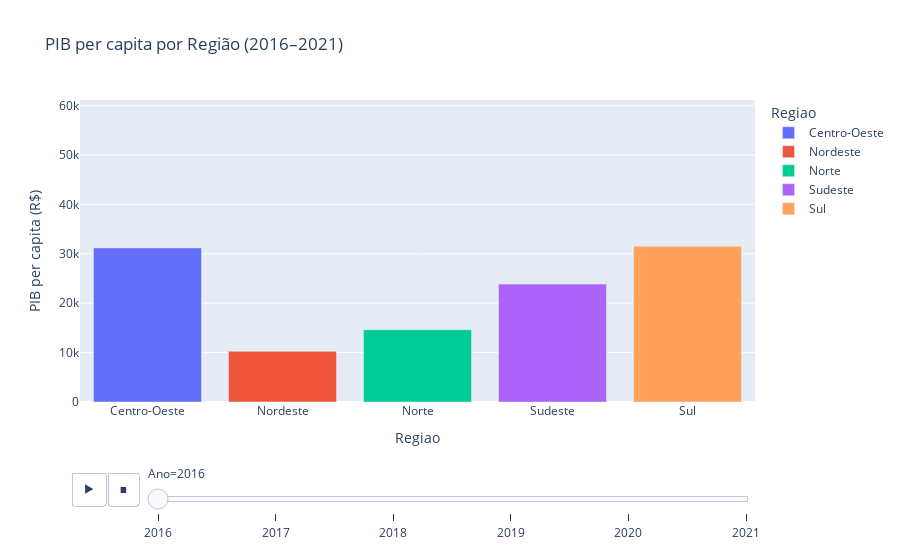

Here is the notebook cell this chart was saved with:
### Markdown cell above
#### 📊 Análise Exploratória do PIB per capita ao longo do tempo
Analisar o PIB_per_capita por estado e região ao longo do tempo (2016-2021).

### Code cell
df_regiao = pd.read_csv('pib_per_capita/pib_per_capita_regioes.csv')
df_regiao['Ano'] = df_regiao['Ano'].astype(str)


fig_regiao = px.bar(
    df_regiao,
    x='Regiao',
    y='PIB_per_capita',
    color='Regiao',
    animation_frame='Ano',
    animation_group='Regiao',  
    title='PIB per capita por Região (2016–2021)',
    labels={'PIB_per_capita': 'PIB per capita (R$)'},
    range_y=[0, df_regiao['PIB_per_capita'].max() * 1.1]
)

fig_regiao.show()

### Figure 1 — Plotly figure (JSON) as saved in the notebook; plotly's stock layout.template omitted (floating-point values rounded to 4 significant figures)
{"data": [{"hovertemplate": "Regiao=%{x}<br>Ano=2016<br>PIB per capita (R$)=%{y}<extra></extra>", "ids": ["Centro-Oeste"], "legendgroup": "Centro-Oeste", "marker": {"color": "#636efa", "pattern": {"shape": ""}}, "name": "Centro-Oeste", "orientation": "v", "showlegend": true, "textposition": "auto", "type": "bar", "x": ["Centro-Oeste"], "xaxis": "x", "y": [31210.0], "yaxis": "y"}, {"hovertemplate": "Regiao=%{x}<br>Ano=2016<br>PIB per capita (R$)=%{y}<extra></extra>", "ids": ["Nordeste"], "legendgroup": "Nordeste", "marker": {"color": "#EF553B", "pattern": {"shape": ""}}, "name": "Nordeste", "orientation": "v", "showlegend": true, "textposition": "auto", "type": "bar", "x": ["Nordeste"], "xaxis": "x", "y": [10260.0], "yaxis": "y"}, {"hovertemplate": "Regiao=%{x}<br>Ano=2016<br>PIB per capita (R$)=%{y}<extra></extra>", "ids": ["Norte"], "legendgroup": "Norte", "marker": {"color": "#00cc96", "pattern": {"shape": ""}}, "name": "Norte", "orientation": "v", "showlegend": true, "textposition": "auto", "type": "bar", "x": ["Norte"], "xaxis": "x", "y": [14650.0], "yaxis": "y"}, {"hovertemplate": "Regiao=%{x}<br>Ano=2016<br>PIB per capita (R$)=%{y}<extra></extra>", "ids": ["Sudeste"], "legendgroup": "Sudeste", "marker": {"color": "#ab63fa", "pattern": {"shape": ""}}, "name": "Sudeste", "orientation": "v", "showlegend": true, "textposition": "auto", "type": "bar", "x": ["Sudeste"], "xaxis": "x", "y": [23870.0], "yaxis": "y"}, {"hovertemplate": "Regiao=%{x}<br>Ano=2016<br>PIB per capita (R$)=%{y}<extra></extra>", "ids": ["Sul"], "legendgroup": "Sul", "marker": {"color": "#FFA15A", "pattern": {"shape": ""}}, "name": "Sul", "orientation": "v", "showlegend": true, "textposition": "auto", "type": "bar", "x": ["Sul"], "xaxis": "x", "y": [31520.0], "yaxis": "y"}], "layout": {"barmode": "relative", "legend": {"title": {"text": "Regiao"}, "tracegroupgap": 0}, "sliders": [{"active": 0, "currentvalue": {"prefix": "Ano="}, "len": 0.9, "pad": {"b": 10, "t": 60}, "steps": [{"args": [["2016"], {"frame": {"duration": 0, "redraw": true}, "fromcurrent": true, "mode": "immediate", "transition": {"duration": 0, "easing": "linear"}}], "label": "2016", "method": "animate"}, {"args": [["2017"], {"frame": {"duration": 0, "redraw": true}, "fromcurrent": true, "mode": "immediate", "transition": {"duration": 0, "easing": "linear"}}], "label": "2017", "method": "animate"}, {"args": [["2018"], {"frame": {"duration": 0, "redraw": true}, "fromcurrent": true, "mode": "immediate", "transition": {"duration": 0, "easing": "linear"}}], "label": "2018", "method": "animate"}, {"args": [["2019"], {"frame": {"duration": 0, "redraw": true}, "fromcurrent": true, "mode": "immediate", "transition": {"duration": 0, "easing": "linear"}}], "label": "2019", "method": "animate"}, {"args": [["2020"], {"frame": {"duration": 0, "redraw": true}, "fromcurrent": true, "mode": "immediate", "transition": {"duration": 0, "easing": "linear"}}], "label": "2020", "method": "animate"}, {"args": [["2021"], {"frame": {"duration": 0, "redraw": true}, "fromcurrent": true, "mode": "immediate", "transition": {"duration": 0, "easing": "linear"}}], "label": "2021", "method": "animate"}], "x": 0.1, "xanchor": "left", "y": 0, "yanchor": "top"}], "title": {"text": "PIB per capita por Região (2016–2021)"}, "updatemenus": [{"buttons": [{"args": [null, {"frame": {"duration": 500, "redraw": true}, "fromcurrent": true, "mode": "immediate", "transition": {"duration": 500, "easing": "linear"}}], "label": "&#9654;", "method": "animate"}, {"args": [[null], {"frame": {"duration": 0, "redraw": true}, "fromcurrent": true, "mode": "immediate", "transition": {"duration": 0, "easing": "linear"}}], "label": "&#9724;", "method": "animate"}], "direction": "left", "pad": {"r": 10, "t": 70}, "showactive": false, "type": "buttons", "x": 0.1, "xanchor": "right", "y": 0, "yanchor": "top"}], "xaxis": {"anchor": "y", "categoryarray": ["Centro-Oeste", "Nordeste", "Norte", "Sudeste", "Sul"], "categoryorder": "array", "domain": [0, 1], "title": {"text": "Regiao"}}, "yaxis": {"anchor": "x", "domain": [0, 1], "range": [0, 61150.0], "title": {"text": "PIB per capita (R$)"}}}}
